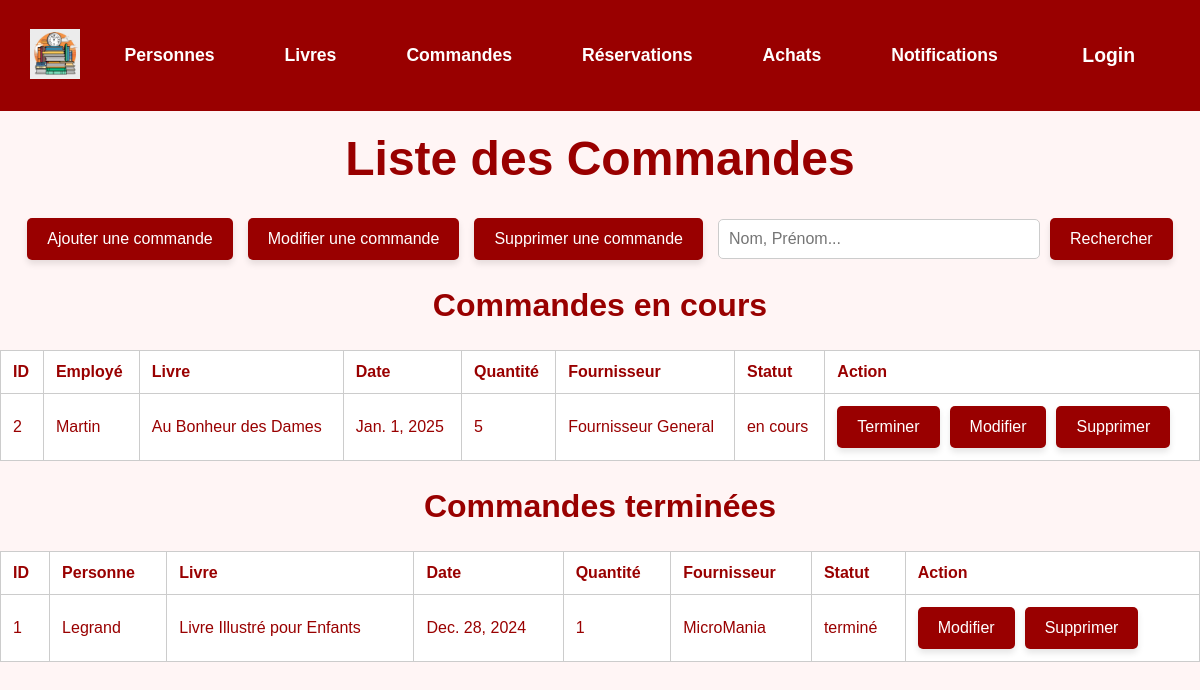
The app's page /commandes/search/ with its own data.
### gui/models.py (models this page shows, shortened)
class Commander(models.Model):
    STATUT_CHOICES = [
        ('en cours', 'En cours'),
        ('terminé', 'Terminé'),
    ]
    personne = models.ForeignKey(Personne, on_delete=models.CASCADE)
    livre = models.ForeignKey(Livre, on_delete=models.CASCADE)
    date_commande = models.DateField(default=datetime.date.today)
    quantite = models.PositiveIntegerField()
    fournisseur = models.ForeignKey(Fournisseur, null=True, blank=True, on_delete=models.SET_NULL)
    statut = models.CharField(max_length=50, choices=STATUT_CHOICES, default='en cours')
    class Meta:
        db_table = 'Commander'

class Personne(AbstractBaseUser, PermissionsMixin):
    nom = models.CharField(max_length=100)
    prenom = models.CharField(max_length=100)
    date_naissance = models.DateField()
    telephone = models.CharField(max_length=15)
    email = models.EmailField(max_length=50, primary_key=True)
    date_creation = models.DateField(auto_now_add=True)
    solde = models.DecimalField(max_digits=10, decimal_places=2, default=0)
    adresse = models.ForeignKey('Adresse', on_delete=models.CASCADE)
    role = models.ForeignKey('Role', on_delete=models.CASCADE)
    is_active = models.BooleanField(default=True)
    is_staff = models.BooleanField(default=False)
    is_superuser = models.BooleanField(default=False)
    objects = PersonneManager()
    USERNAME_FIELD = 'email'
    REQUIRED_FIELDS = ['nom', 'prenom']
    class Meta:
        db_table = 'Personne'

class Livre(models.Model):
    isbn13 = models.CharField(max_length=13, primary_key=True)
    titre = models.CharField(max_length=255)
    type = models.CharField(max_length=50, blank=True, null=True)
    genre_litteraire = models.CharField(max_length=100,blank=True, null=True)
    sous_genre = models.CharField(max_length=100,blank=True, null=True)
    langue = models.CharField(max_length=50,blank=True, null=True)
    format = models.CharField(max_length=50,blank=True, null=True)
    nombre_pages = models.IntegerField(blank=True,null=True)
    dimensions = models.CharField(max_length=50,blank=True,null=True)
    date_parution = models.DateField(blank=True,null=True)
    localisation = models.CharField(max_length=100,blank=True,null=True)
    synopsis = models.TextField(blank=True,null=True)
    prix = models.DecimalField(max_digits=10, decimal_places=2, default=Decimal('0.00'))
    url_reference = models.URLField(blank=True, null=True)
    quantite_disponible = models.PositiveIntegerField()
    quantite_minimale = models.PositiveIntegerField(default=1)
    editeur = models.ForeignKey(Editeur, on_delete=models.CASCADE)
    contributeurs = models.ManyToManyField(Contributeur)
    class Meta:
        db_table = 'Livre'

class Fournisseur(models.Model):
    nom_fournisseur = models.CharField(max_length=100)
    adresses = models.ManyToManyField(
        'Adresse',
        through='FournisseurAdresse',
        related_name='fournisseurs'
    )
    class Meta:
        db_table = 'Fournisseur'
    def __str__(self):
        return self.nom_fournisseur

### gui/views.py (the view, shortened to what this page needs)
# urls.py: path('commandes/search/', CommanderResearch.as_view(), name='commandes_research'),
class CommanderResearch(ListView):
    model = Commander
    template_name = 'gui/lister_commandes.html'
    context_object_name = 'commandes'
    def get_queryset(self):
        search_query = self.request.GET.get('search', '')
        sort_by = self.request.GET.get('sort_by', 'date_commande')
        order = self.request.GET.get('order', 'asc')
        sort_prefix = '' if order == 'asc' else '-'
        query = Q()
        commandes_en_cours = Commander.objects.filter(statut='en cours').filter(query)
        commandes_terminees = Commander.objects.filter(statut='terminé').filter(query)
        commandes_en_cours = commandes_en_cours.order_by(f"{sort_prefix}{sort_by}")
        commandes_terminees = commandes_terminees.order_by(f"{sort_prefix}{sort_by}")
        return commandes_en_cours, commandes_terminees
    def get_context_data(self, **kwargs):
        context = super().get_context_data(**kwargs)
        commandes_en_cours, commandes_terminees = self.get_queryset()
        context['commandes_en_cours'] = commandes_en_cours
        context['commandes_terminees'] = commandes_terminees
        return context

### templates/gui/lister_commandes.html (shortened to what this page needs)
{% load static %}
<!DOCTYPE html>
<html lang="fr">
<head>
</head>
<body>
    {% include 'gui/navbar.html' %}
    <h1 style="color: #990000; text-align: center; font-size: 3em; margin-top: 20px;">Liste des Commandes</h1>
    <div class="action-bar">
        <a href="/commandes/create/" class="button">Ajouter une commande</a>
        <a href="/commandes/saisir_commande_ID/" class="button">Modifier une commande</a>
        <a href="{% url 'commandes_delete' %}" class="button">Supprimer une commande</a>
        <form method="GET" action="{% url 'commandes_research' %}" style="display: inline-flex; align-items: center; gap: 10px;">
            <input type="text" id="search" name="search" placeholder="Nom, Prénom..." value="{{ request.GET.search }}">
            <button type="submit" class="button">Rechercher</button>
        </form>
    </div>
    <h2 style="color: #990000; text-align: center; font-size: 2em;">Commandes en cours</h2>
    <table>
        <thead>
            <tr>
                <th><a href="?sort_by=id&order={% if request.GET.sort_by == 'id' and request.GET.order == 'asc' %}desc{% else %}asc{% endif %}">ID</a></th>
                <th><a href="?sort_by=personne&order={% if request.GET.order == 'asc' %}desc{% else %}asc{% endif %}">Employé</a></th>
                <th><a href="?sort_by=livre&order={% if request.GET.order == 'asc' %}desc{% else %}asc{% endif %}">Livre</a></th>
                <th><a href="?sort_by=date_commande&order={% if request.GET.sort_by == 'quantite' and request.GET.sort_by == 'date' and request.GET.order == 'asc' %}desc{% else %}asc{% endif %}">Date</a></th>
                <th><a href="?sort_by=quantite&order={% if request.GET.order == 'asc' %}desc{% else %}asc{% endif %}">Quantité</a></th>
                <th><a href="?sort_by=fournisseur&order={% if request.GET.order == 'asc' %}desc{% else %}asc{% endif %}">Fournisseur</a></th>
                <th><a href="?sort_by=statut&order={% if request.GET.order == 'asc' %}desc{% else %}asc{% endif %}">Statut</a></th>
                <th>Action</th>
            </tr>
        </thead>
        <tbody>
            {% for commande in commandes_en_cours %}
            <tr>
                <td>{{ commande.id }}</td>
                <td>{{ commande.personne.nom }}</td>
                <td>{{ commande.livre.titre }}</td>
                <td>{{ commande.date_commande }}</td>
                <td>{{ commande.quantite }}</td>
                <td>{{ commande.fournisseur }}</td>
                <td>{{ commande.statut }}</td>
                <td>
                    <div class="action-buttons">
                        <form method="POST" action="{% url 'terminer_commande' commande.id %}">
                            <button type="submit" class="btn-action">Terminer</button>
                        </form>
                        <a href="{% url 'commandes_update' commande.id %}" class="btn-warning">Modifier</a>
                        <a href="{% url 'commandes_with_ID_delete' pk=commande.id %}" class="button">Supprimer</a>
                    </div>
                </td>
            </tr>
            {% empty %}
            <tr class="empty-message">
                <td colspan="8">Aucune commande en cours.</td>
            </tr>
            {% endfor %}
        </tbody>
    </table>
    <h2 style="color: #990000; text-align: center; font-size: 2em;">Commandes terminées</h2>
    <table>
        <thead>
            <tr>
                <th><a href="?sort_by=id&order={% if request.GET.order == 'asc' %}desc{% else %}asc{% endif %}">ID</a></th>
                <th><a href="?sort_by=personne&order={% if request.GET.order == 'asc' %}desc{% else %}asc{% endif %}">Personne</a></th>
                <th><a href="?sort_by=livre&order={% if request.GET.order == 'asc' %}desc{% else %}asc{% endif %}">Livre</a></th>
                <th><a href="?sort_by=date_commande&order={% if request.GET.order == 'asc' %}desc{% else %}asc{% endif %}">Date</a></th>
                <th><a href="?sort_by=quantite&order={% if request.GET.order == 'asc' %}desc{% else %}asc{% endif %}">Quantité</a></th>
                <th><a href="?sort_by=fournisseur&order={% if request.GET.order == 'asc' %}desc{% else %}asc{% endif %}">Fournisseur</a></th>
                <th><a href="?sort_by=statut&order={% if request.GET.order == 'asc' %}desc{% else %}asc{% endif %}">Statut</a></th>
                <th>Action</th>
            </tr>
        </thead>
        <tbody>
            {% for commande in commandes_terminees %}
            <tr>
                <td>{{ commande.id }}</td>
                <td>{{ commande.personne.nom }}</td>
                <td>{{ commande.livre.titre }}</td>
                <td>{{ commande.date_commande }}</td>
                <td>{{ commande.quantite }}</td>
                <td>{{ commande.fournisseur }}</td>
                <td>{{ commande.statut }}</td>
                <td>
                    <div class="action-buttons">
                        <a href="{% url 'commandes_update' commande.id %}" class="btn-warning">Modifier</a>
                        <a href="{% url 'commandes_with_ID_delete' pk=commande.id %}" class="button">Supprimer</a>
                    </div>
                </td>
            </tr>
            {% empty %}
            <tr class="empty-message">
                <td colspan="8">Aucune commande terminée.</td>
            </tr>
            {% endfor %}
        </tbody>
    </table>
</body>
</html>

### templates/gui/lister_commandes.html (style rules this page uses)
body { font-family: Arial, sans-serif; background-color: #fff5f5; color: #990000; margin: 0; padding: 0; }
.action-bar { display: flex; justify-content: center; align-items: center; gap: 15px; margin: 20px 0; }
.action-bar a, .action-bar button { background-color: #990000; color: white; padding: 12px 20px; font-size: 1em; text-decoration: none; border: none; border-radius: 5px; cursor: pointer; box-shadow: 0 4px 6px rgba(0, 0, 0, 0.1); transition: background-color 0.3s, transform 0.2s; }
input[type="text"] { padding: 10px; font-size: 1em; border: 1px solid #ccc; border-radius: 5px; width: 300px; }
table { width: 100%; border-collapse: collapse; margin-top: 20px; border: 1px solid #ccc; }
th, td { padding: 12px; text-align: left; border: 1px solid #ccc; }
th a { color: #990000; text-decoration: none; }
th { background-color: #ffffff; color: #990000; }
td { background-color: #fff; }
.action-buttons { display: flex; justify-content: flex-start; gap: 10px; align-items: center; }
.action-buttons button, .action-buttons a { background-color: #990000; color: white; padding: 12px 20px; font-size: 1em; text-decoration: none; border: none; border-radius: 5px; cursor: pointer; box-shadow: 0 4px 6px rgba(0, 0, 0, 0.1); transition: background-color 0.3s, transform 0.2s; }
.btn-warning { background-color: #FF9800; }

### records on screen
Commander: id "2", personne.nom "Martin", livre.titre "Au Bonheur des Dames", date_commande "Jan. 1, 2025", quantite "5", fournisseur "Fournisseur General", statut "en cours"
Commander: id "1", personne.nom "Legrand", livre.titre "Livre Illustré pour Enfants", date_commande "Dec. 28, 2024", quantite "1", fournisseur "MicroMania", statut "terminé"
